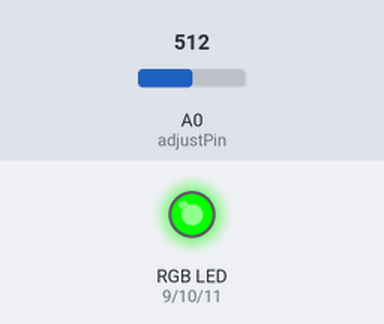
The sketch below on a simulated Arduino Uno, built with avr-gcc and run on an emulated ATmega328P. On the bench: an RGB LED mixed from three pins (HIGH = lit). Dashed ring = blinking. The inputs (shaded band) are chosen by the test bench; at power-on: A0 (adjustPin) = 512.

Above: at 1.12 s.
1.3 s: A0 (adjustPin) set to 900
At 3.29 s:
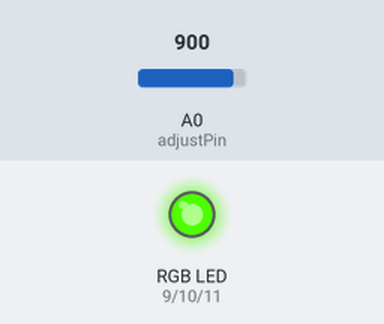
4.3 s: A0 (adjustPin) set to 1023
At 4.85 s:
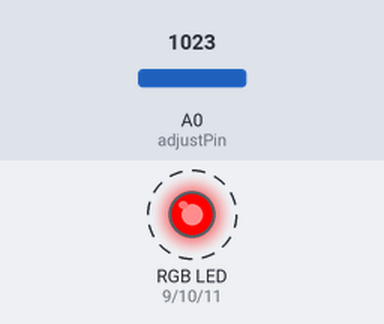
7.3 s: A0 (adjustPin) set to 1019
16.3 s: A0 (adjustPin) set to 716
19.3 s: A0 (adjustPin) set to 511
At 28.52 s:
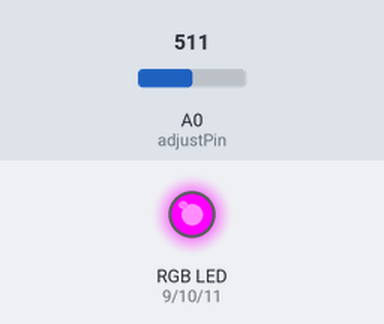
Timing chart, 0 to 45.2 s (numbered marks = the images above; inputs shaded):
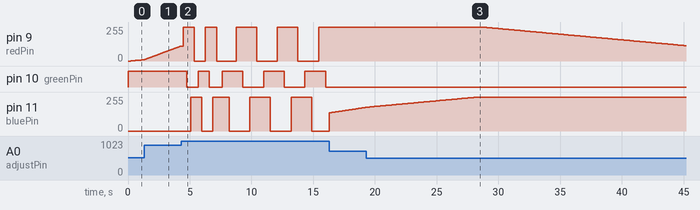

The sketch:

rgb_smooth_color_fade_loop.ino
```cpp
//Fade RGB LEDs

int redPin = 9;       // red LED connected to digital pin 9 PWM
int greenPin = 10;    // red LED connected to digital pin 10 PWM
int bluePin = 11;     // red LED connected to digital pin 11 PWM
int adjustPin = 0;    // speed adjust pin a0
int rateChange = 1;   //rate of change
int minVal = 0;       //minnimum value for brightness 0 to 255
int maxVal = 255;     //maximum value for brightness 0 to 255

void setup()  {
  //reset all color to value to start positions
  analogWrite(redPin, minVal); //red off
  analogWrite(greenPin, maxVal); //green on
  analogWrite(bluePin, minVal); //blue off
}
void loop()  {

  //(1) green
  delay(235 - map(analogRead(adjustPin), 0, 1024, 0, 235));

  //fade in red
  for(int fadeVal = minVal; fadeVal <= maxVal; fadeVal += rateChange) {
    analogWrite(redPin, fadeVal);
    delay(235 - map(analogRead(adjustPin), 0, 1024, 0, 235));
  }

  //(2) yellow
  delay(235 - map(analogRead(adjustPin), 0, 1024, 0, 235));

  //fade out green
  for(int fadeVal = maxVal; fadeVal >= minVal; fadeVal -= rateChange) {
    analogWrite(greenPin, fadeVal);
    delay(235 - map(analogRead(adjustPin), 0, 1024, 0, 235));
  }

  //(3) red
  delay(235 - map(analogRead(adjustPin), 0, 1024, 0, 235));

  //fade in blue
  for(int fadeVal = minVal; fadeVal <= maxVal; fadeVal += rateChange) {
    analogWrite(bluePin, fadeVal);
    delay(235 - map(analogRead(adjustPin), 0, 1024, 0, 235));
  }

  //(4) purple
  delay(235 - map(analogRead(adjustPin), 0, 1024, 0, 235));

  //fade out red
  for(int fadeVal = maxVal; fadeVal >= minVal; fadeVal -= rateChange) {
    analogWrite(redPin, fadeVal);
    delay(235 - map(analogRead(adjustPin), 0, 1024, 0, 235));
  }

  //(5) blue
  delay(235 - map(analogRead(adjustPin), 0, 1024, 0, 235));

  //fade in green
  for(int fadeVal = minVal; fadeVal <= maxVal; fadeVal += rateChange) {
    analogWrite(greenPin, fadeVal);
    delay(235 - map(analogRead(adjustPin), 0, 1024, 0, 235));
  }

  //(6) cyan
  delay(235 - map(analogRead(adjustPin), 0, 1024, 0, 235));

  //fade out blue
  for(int fadeVal = maxVal; fadeVal >= minVal; fadeVal -= rateChange) {
    analogWrite(bluePin, fadeVal);
    delay(235 - map(analogRead(adjustPin), 0, 1024, 0, 235));
  }

}
```

Measured:
- after the input at 4.3 s, pin 10 (greenPin): HIGH → LOW after 0.47 s, → HIGH 0.90 s later, → LOW 0.90 s later; pin 11 (bluePin): 0/255 → 255/255 after 0.77 s, → 0/255 0.90 s later, → 255/255 0.90 s later
- after the input at 19.3 s, pin 10 (greenPin): stays LOW (without the input it goes to HIGH after 24.0 s)
